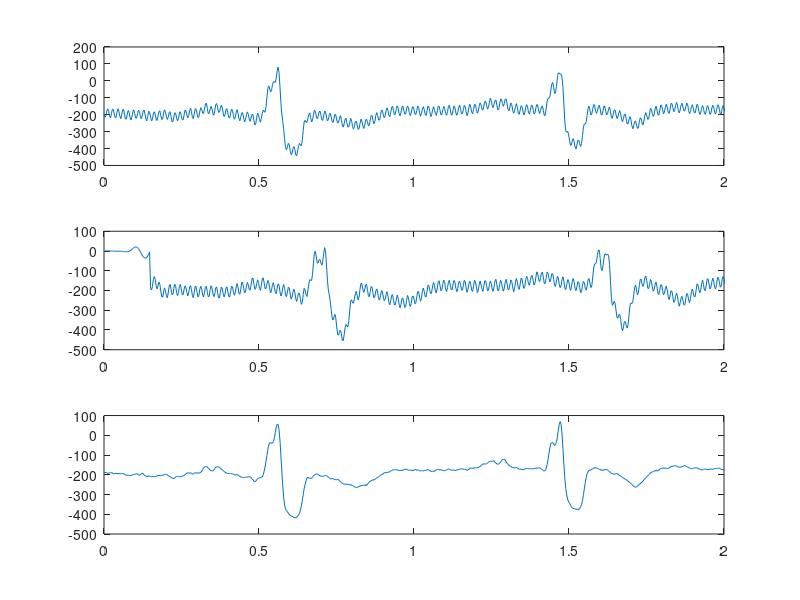

The MATLAB script that drew this image:
clc;clear;
T=3e-3;
a = fir1(100,[0.07 0.13],'stop');
t=linspace(0,3,1000);
load('ecg_recording_signal.mat');
subplot(3,1,1)
y=ecg_60Hz;
plot(t,y)
xlim([0 2]);
%% Filter
y2 = filter(a,1,y);
subplot(3,1,2)
plot(t,y2)
xlim([0 2]);
%% Desired signal
subplot(3,1,3)
y3=ecg_clean;
plot(t,y3)
xlim([0 2])
